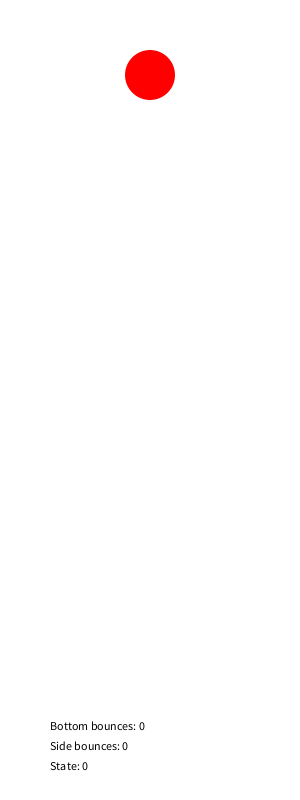
Frame 1 (no input)
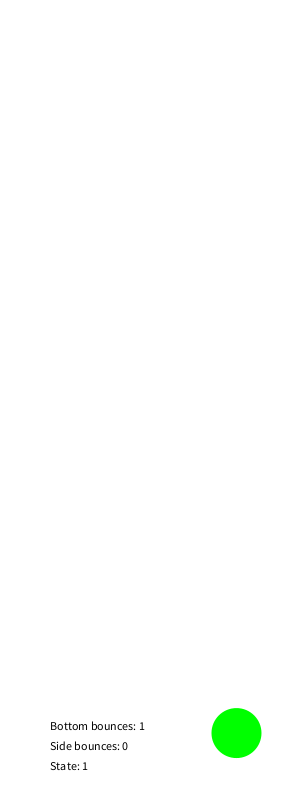
Frame 60 (the mouse pressed at the canvas centre just before this capture)
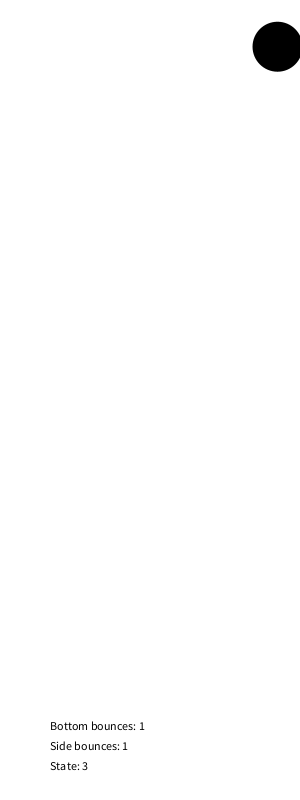
Frame 120 (the mouse held since frame 60 and released just before this capture)

The Processing sketch that drew these frames (run headless with seeded random() and noise(); from frame 60 on, the mouse is pressed at the canvas centre):

// Processing sketch: HW3
// ── HW3.pde
Ball b;

void setup(){
  size(300, 800);
  b = new Ball();
  
}

void draw() {
  background(255);
  
  b.display();
  b.update();
  
  fill(0);
  text("Bottom bounces: " + b.bottomBounces, 50, height-70);
  text("Side bounces: " + b.sideBounces, 50, height-50);
  text("State: " + b.state, 50, height-30);
}

// ── Ball.pde
class Ball{
  PVector position;
  PVector velocity;
  PVector gravity;
  float ballSize = 50;
  
  int state;
  int bottomBounces = 0;
  int sideBounces = 0;
  
  Ball(){
    position = new PVector(width/2, 75);
    
    velocity = new PVector(random(-5,5), random(1,5));
    gravity = new PVector(0, .4);
  }
  
  void display(){
    ellipseMode(CENTER);
    noStroke(); 
    
    switch(state) {
      case 0:
        fill(255, 0, 0);
        break;
      case 1:
        fill(0, 255, 0);
        break;
      case 2:
        fill(0, 0, 255);
        break;
      case 3:
        fill(0);
        break;
    }
    
    ellipse(position.x, position.y, ballSize, ballSize);
  }
  
  void update(){
    position.add(velocity);
    velocity.add(gravity);
    
    if(position.y >= height){
      velocity.y = -velocity.y;
      bottomBounces++;
    }
    if(position.x <= 0 || position.x >= width){
      velocity.x = -velocity.x; 
      sideBounces++;
    }
    
    if(bottomBounces % 2 == 0 && sideBounces % 2 == 0){
      state = 0;
    }else if(bottomBounces % 2 != 0 && sideBounces % 2 == 0){
      state = 1;
    }else if(bottomBounces % 2 == 0 && sideBounces % 2 != 0){
      state = 2;
    }
    else if(bottomBounces % 2 != 0 && sideBounces % 2 != 0){
      state = 3;
    }
    
    //switch (state) {
    //  case 0:
    //    break;
    //}
    
  }
  
}
